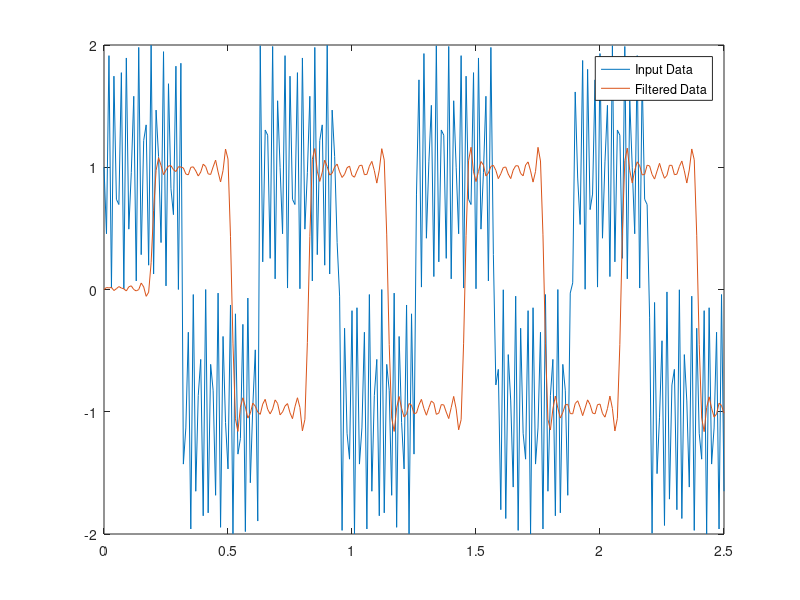

Write MATLAB code to recreate this figure.
clc;
clf;
 
b = [ 0.000000000000000017221788320877802898782
 0.016245055801401231398983782128198072314
 0.005364938406997412853605133875589672243
-0.016378979677553872490447517407119448762
-0.01148030917086840206609021919348379015 
 0.014731556117459730995133959652321209433
 0.018058617124803048870074206888602930121
-0.010913355284762900343498159827504423447
-0.02476737391976295901696580870066100033 
 0.004444210668342730638502580120530183194
 0.031250349684257779092622087091513094492
 0.005431813039085522758220303529697048361
-0.037151060879644454137959996842255350202
-0.02026765981455963192003899564497260144 
 0.042136773291207199609864630929223494604
 0.04419466835237910451450460413980181329 
-0.045921236683473677653299915846218937077
-0.092814218172805260098634505538939265534
 0.048284445662977140689697819198045181111
 0.308656060226623507602994322951417416334
 0.441791410455793509548527708830079063773
 0.308656060226623507602994322951417416334
 0.048284445662977140689697819198045181111
-0.092814218172805260098634505538939265534
-0.045921236683473677653299915846218937077
 0.04419466835237910451450460413980181329 
 0.042136773291207199609864630929223494604
-0.02026765981455963192003899564497260144 
-0.037151060879644454137959996842255350202
 0.005431813039085522758220303529697048361
 0.031250349684257779092622087091513094492
 0.004444210668342730638502580120530183194
-0.02476737391976295901696580870066100033 
-0.010913355284762900343498159827504423447
 0.018058617124803048870074206888602930121
 0.014731556117459730995133959652321209433
-0.01148030917086840206609021919348379015 
-0.016378979677553872490447517407119448762
 0.005364938406997412853605133875589672243
 0.016245055801401231398983782128198072314
 0.000000000000000017221788320877802898782
                                                        
                                  ]'
%t = linspace(-pi,pi,100);
t=0:0.01:2.5;
rng default  %initialize random number generator
x = square(10*t) + sin(1000*t) 


y = filter(b,1,x);
fig1 = figure(1);
plot(t,x)
hold on
plot(t,y)
legend('Input Data','Filtered Data')